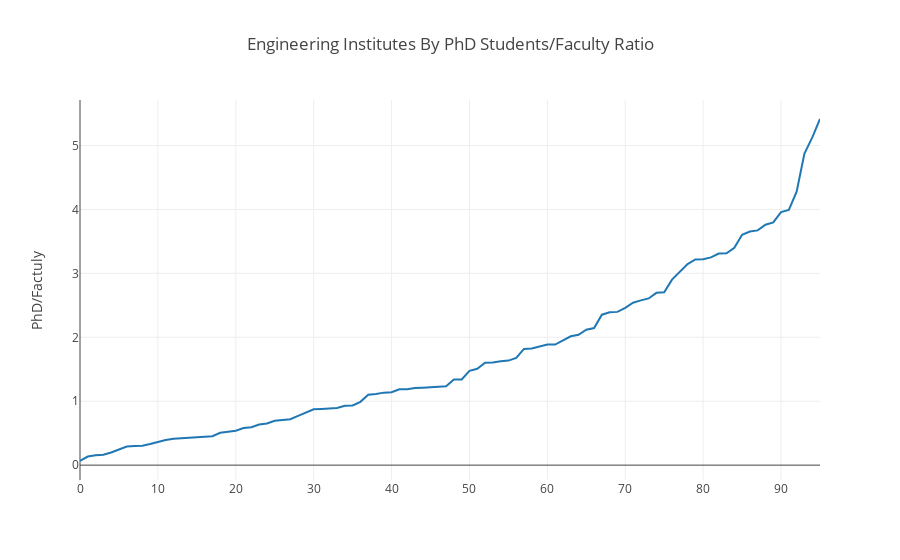

Notebook code for this chart:
### Code cell
# Find total number of students
data = engineering.sort_values(by=['FacultyPhDRatio'])

data = [Scatter(text=data.index,
            y=data['FacultyPhDRatio'])]

layout = Layout(
    title='Engineering Institutes By PhD Students/Faculty Ratio',
    yaxis=dict(
        title='PhD/Factuly'
    )
)

fig = Figure(data=data, layout=layout)
plot(fig, filename = 'pfr_line.html', auto_open=False)
iplot(fig)

### Figure 1 — Plotly figure (JSON) as saved in the notebook; plotly's stock layout.template omitted (floating-point values rounded to 4 significant figures)
{"data": [{"text": ["Sagi Ramakrishnam Raju Engineering College, Bhimavaram", "Manipal Institute of Technology, Manipal", "PES University, Bengaluru", "NITTE Meenakshi Institute of Technology, Bengaluru", "Kumaraguru College of Technology, Coimbatore", "New Horizon College of Engineering, Bengaluru", "Bannari Amman Institute of Technology, Sathyamangalam", "Kongu Engineering College, Perundurai", "Vel Tech Rangarajan Dr. Sagunthala R & D Institute of Science and Technology, Chennai", "Shri Mata Vaishno Devi University, Katra", "Kalasalingam Academy of Research and Higher Education, Srivilliputtur", "Jaypee Institute of Information Technology, Noida", "R. V. College of Engineering, Bengaluru", "Birla Institute of Technology & Science, Pilani", "Bharati Vidyapeeth Deemed University College of Engineering, Pune", "Koneru Lakshmaiah Education Foundation University , Vaddeswaram", "College of Engineering Trivandrum, Thiruvananthapuram", "Amity University, Gautam Budh Nagar", "SRM Institute of Science and Technology, Chennai", "Siddaganga Institute of Technology, Tumkur", "National Institute of Technology Hamirpur, Hamirpur", "Dayalbagh Educational Institute, Agra", "PSG College of Technology, Coimbatore", "Veermata Jijabai Technological Institute, Mumbai", "Coimbatore Institute of Technology, Coimbatore", "National Institute of Technology Meghalaya, Shillong", "Kalinga Institute of Industrial Technology, Bhubaneswar", "National Institute of Technology Agartala, Agratala", "M. S. Ramaiah Institute of Technology, Bengaluru", "Panjab University, Chandigarh", "Karunya Institute of Technology and Sciences, Coimbatore", "B. S. Abdur Rahman Institute of Science and Technology, Chennai", "Shanmugha Arts Science Technology & Research Academy, Thanjavur", "Aligarh Muslim University, Aligarh", "B. M. S. College of Engineering, Bengaluru", "Indian Institute of Technology Mandi, Mandi", "Government College of Technology, Coimbatore", "Jaypee University of Information Technology, Solan", "International Institute of Information Technology Bangalore, Bengluru", "Malaviya National Institute of Technology, Jaipur", "Delhi Technological University, New Delhi", "National Institute of Technology Raipur, Raipur", "Birla Institute of Technology, Ranchi", "Thiagarajar College of Engineering, Madurai", "PEC University of Technology, Chandigarh", "National Institute of Technology Silchar, Silchar", "College of Engineering, Pune", "Thapar Institute of Engineering and Technology , Patiala", "Pandit Dwarka Prasad Mishra Indian Institute of Information Technology, Design and Manufacturing (IIITDM) Jabalpur, Jabalpur", "Dr. B. R. Ambedkar National Institute of Technology, Jalandhar", "Indian Institute of Space Science and Technology, Thiruvananthapuram", "Maulana Azad National Institute of Technology, Bhopal", "Visvesvaraya National Institute of Technology, Nagpur", "Vellore Institute of Technology, Vellore", "Indian Institute of Engineering Science and Technology, Shibpur, Howrah", "Indian Institute of Technology Bhubaneswar, Bhubaneswar", "Indraprastha Institute of Information Technology Delhi, New Delhi", "National Institute of Technology Warangal, Warangal", "Pondicherry Engineering College, Puducherry", "National Institute of Technology Calicut, Calicut", "Sri Sivasubramaniya Nadar College of Engineering, Kancheepuram", "National Institute of Technology Kurukshetra, Kurukshetra", "Indian Institute of Technology Ropar, Rupnagar", "Indian Institute of Information Technology Allahabad, Allahabad", "Sathyabama Institute of Science and Technology, Chennai", "International Institute of Information Technology, Hyderabad", "Motilal Nehru National Institute of Technology, Allahabad", "Indian Institute of Technology Gandhinagar, Gandhinagar", "National Institute of Technology Surathkal, Surathkal", "Anna University, Chennai", "Jamia Millia Islamia, New Delhi", "Sardar Vallabhbhai National Institute of Technology, Surat", "Jawaharlal Nehru Technological University, Hyderabad", "Indian Institute of Technology (Banaras Hindu University) Varanasi, Varanasi", "National Institute of Technology Rourkela, Rourkela", "Indian Institute of Technology Jodhpur, Jodhpur", "National Institute of Technology Tiruchirappalli, Tiruchirappalli", "Indian Institute of Technology Patna, Patna", "Guru Gobind Singh Indraprastha University, New Delhi", "Sri Venkateswara University, Tirupati", "University College of Engingeering, Kakinada", "Institute of Chemical Technology, Mumbai", "Indian Institute of Technology Indore, Indore", "Indian Institute of Technology Madras, Chennai", "Indian Institute of Technology Hyderabad, Hyderabad", "Indian Institute of Technology Kharagpur, Kharagpur", "National Institute of Technology Durgapur, Durgapur", "Jadavpur University, Kolkata", "Indian Institute of Technology Kanpur, Kanpur", "Indian Institute of Technology Guwahati, Guwahati", "Indian Institute of Technology Roorkee, Roorkee", "AU College of Engineering, Visakhapatnam", "University College of Engineering, Hyderabad", "Indian Institute of Technology Delhi, New Delhi", "Indian Institute of Technology Bombay, Mumbai", "Indian Institute of Technology (Indian School of Mines) Dhanbad, Dhanbad"], "type": "scatter", "y": [0.06494, 0.134, 0.1547, 0.1627, 0.199, 0.2427, 0.292, 0.3013, 0.3026, 0.3298, 0.3638, 0.3922, 0.4119, 0.4199, 0.4306, 0.4314, 0.4417, 0.4537, 0.5068, 0.5228, 0.5389, 0.582, 0.5943, 0.6354, 0.652, 0.6933, 0.7055, 0.7193, 0.7713, 0.8182, 0.8744, 0.8793, 0.885, 0.894, 0.9288, 0.934, 0.991, 1.101, 1.113, 1.134, 1.14, 1.186, 1.187, 1.205, 1.212, 1.216, 1.229, 1.234, 1.338, 1.341, 1.475, 1.507, 1.603, 1.607, 1.626, 1.636, 1.676, 1.819, 1.826, 1.861, 1.886, 1.887, 1.948, 2.016, 2.04, 2.118, 2.144, 2.354, 2.391, 2.398, 2.461, 2.541, 2.577, 2.608, 2.696, 2.704, 2.902, 3.018, 3.145, 3.218, 3.22, 3.25, 3.31, 3.313, 3.399, 3.604, 3.654, 3.672, 3.761, 3.798, 3.957, 3.993, 4.277, 4.873, 5.123, 5.415]}], "layout": {"title": "Engineering Institutes By PhD Students/Faculty Ratio", "yaxis": {"title": "PhD/Factuly"}}}
